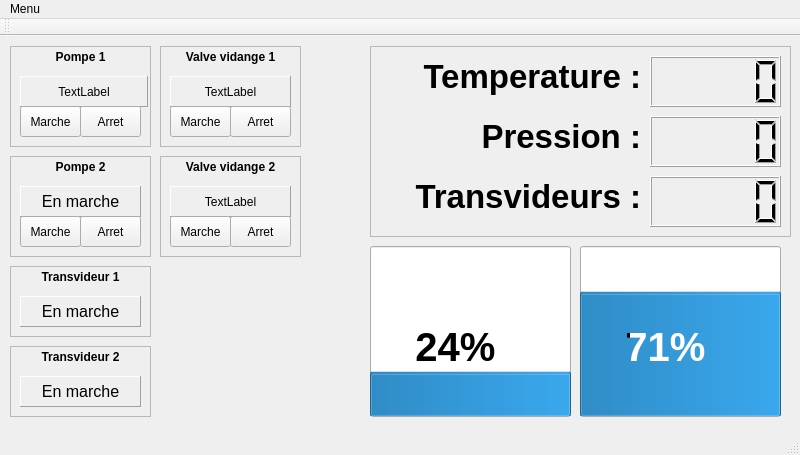
<?xml version="1.0" encoding="UTF-8"?>
<ui version="4.0">
 <class>InterfaceOperateur</class>
 <widget class="QMainWindow" name="InterfaceOperateur">
  <property name="geometry">
   <rect>
    <x>0</x>
    <y>0</y>
    <width>800</width>
    <height>455</height>
   </rect>
  </property>
  <property name="windowTitle">
   <string>InterfaceOperateur</string>
  </property>
  <widget class="QWidget" name="centralWidget">
   <widget class="QProgressBar" name="Bassin2">
    <property name="geometry">
     <rect>
      <x>580</x>
      <y>210</y>
      <width>201</width>
      <height>171</height>
     </rect>
    </property>
    <property name="font">
     <font>
      <pointsize>30</pointsize>
      <weight>75</weight>
      <bold>true</bold>
     </font>
    </property>
    <property name="value">
     <number>71</number>
    </property>
    <property name="orientation">
     <enum>Qt::Vertical</enum>
    </property>
    <property name="invertedAppearance">
     <bool>false</bool>
    </property>
   </widget>
   <widget class="QProgressBar" name="Bassin1">
    <property name="geometry">
     <rect>
      <x>370</x>
      <y>210</y>
      <width>201</width>
      <height>171</height>
     </rect>
    </property>
    <property name="font">
     <font>
      <pointsize>30</pointsize>
      <weight>75</weight>
      <bold>true</bold>
     </font>
    </property>
    <property name="value">
     <number>24</number>
    </property>
    <property name="orientation">
     <enum>Qt::Vertical</enum>
    </property>
   </widget>
   <widget class="QFrame" name="frame">
    <property name="geometry">
     <rect>
      <x>10</x>
      <y>10</y>
      <width>141</width>
      <height>101</height>
     </rect>
    </property>
    <property name="autoFillBackground">
     <bool>true</bool>
    </property>
    <property name="frameShape">
     <enum>QFrame::StyledPanel</enum>
    </property>
    <property name="frameShadow">
     <enum>QFrame::Raised</enum>
    </property>
    <widget class="QLabel" name="label">
     <property name="geometry">
      <rect>
       <x>10</x>
       <y>30</y>
       <width>128</width>
       <height>31</height>
      </rect>
     </property>
     <property name="font">
      <font>
       <weight>50</weight>
       <bold>false</bold>
      </font>
     </property>
     <property name="autoFillBackground">
      <bool>false</bool>
     </property>
     <property name="frameShape">
      <enum>QFrame::Panel</enum>
     </property>
     <property name="frameShadow">
      <enum>QFrame::Raised</enum>
     </property>
     <property name="lineWidth">
      <number>1</number>
     </property>
     <property name="text">
      <string>TextLabel</string>
     </property>
     <property name="alignment">
      <set>Qt::AlignCenter</set>
     </property>
    </widget>
    <widget class="QPushButton" name="pushButton_2">
     <property name="geometry">
      <rect>
       <x>70</x>
       <y>60</y>
       <width>61</width>
       <height>31</height>
      </rect>
     </property>
     <property name="text">
      <string>Arret</string>
     </property>
    </widget>
    <widget class="QPushButton" name="pushButton">
     <property name="geometry">
      <rect>
       <x>10</x>
       <y>60</y>
       <width>61</width>
       <height>31</height>
      </rect>
     </property>
     <property name="text">
      <string>Marche</string>
     </property>
    </widget>
    <widget class="QLabel" name="label_2">
     <property name="geometry">
      <rect>
       <x>10</x>
       <y>0</y>
       <width>121</width>
       <height>21</height>
      </rect>
     </property>
     <property name="font">
      <font>
       <weight>75</weight>
       <bold>true</bold>
      </font>
     </property>
     <property name="text">
      <string>Pompe 1</string>
     </property>
     <property name="alignment">
      <set>Qt::AlignCenter</set>
     </property>
    </widget>
   </widget>
   <widget class="QFrame" name="frame_3">
    <property name="geometry">
     <rect>
      <x>10</x>
      <y>120</y>
      <width>141</width>
      <height>101</height>
     </rect>
    </property>
    <property name="autoFillBackground">
     <bool>true</bool>
    </property>
    <property name="frameShape">
     <enum>QFrame::StyledPanel</enum>
    </property>
    <property name="frameShadow">
     <enum>QFrame::Raised</enum>
    </property>
    <widget class="QLabel" name="Pompe3Statut">
     <property name="geometry">
      <rect>
       <x>10</x>
       <y>30</y>
       <width>121</width>
       <height>31</height>
      </rect>
     </property>
     <property name="font">
      <font>
       <weight>50</weight>
       <bold>false</bold>
      </font>
     </property>
     <property name="autoFillBackground">
      <bool>true</bool>
     </property>
     <property name="frameShape">
      <enum>QFrame::Panel</enum>
     </property>
     <property name="frameShadow">
      <enum>QFrame::Raised</enum>
     </property>
     <property name="lineWidth">
      <number>1</number>
     </property>
     <property name="text">
      <string>&lt;!DOCTYPE HTML PUBLIC &quot;-//W3C//DTD HTML 4.0//EN&quot; &quot;http://www.w3.org/TR/REC-html40/strict.dtd&quot;&gt;
&lt;html&gt;&lt;head&gt;&lt;meta name=&quot;qrichtext&quot; content=&quot;1&quot; /&gt;&lt;style type=&quot;text/css&quot;&gt;
p, li { white-space: pre-wrap; }
&lt;/style&gt;&lt;/head&gt;&lt;body style=&quot; font-family:'Roboto'; font-size:12pt; font-weight:200; font-style:normal;&quot;&gt;
&lt;p align=&quot;center&quot; style=&quot; margin-top:0px; margin-bottom:0px; margin-left:0px; margin-right:0px; -qt-block-indent:0; text-indent:0px;&quot;&gt;En marche&lt;/p&gt;&lt;/body&gt;&lt;/html&gt;</string>
     </property>
     <property name="textFormat">
      <enum>Qt::RichText</enum>
     </property>
     <property name="alignment">
      <set>Qt::AlignCenter</set>
     </property>
    </widget>
    <widget class="QPushButton" name="pushButton_5">
     <property name="geometry">
      <rect>
       <x>70</x>
       <y>60</y>
       <width>61</width>
       <height>31</height>
      </rect>
     </property>
     <property name="text">
      <string>Arret</string>
     </property>
    </widget>
    <widget class="QPushButton" name="pushButton_6">
     <property name="geometry">
      <rect>
       <x>10</x>
       <y>60</y>
       <width>61</width>
       <height>31</height>
      </rect>
     </property>
     <property name="text">
      <string>Marche</string>
     </property>
    </widget>
    <widget class="QLabel" name="label_6">
     <property name="geometry">
      <rect>
       <x>10</x>
       <y>0</y>
       <width>121</width>
       <height>21</height>
      </rect>
     </property>
     <property name="font">
      <font>
       <weight>75</weight>
       <bold>true</bold>
      </font>
     </property>
     <property name="text">
      <string>Pompe 2</string>
     </property>
     <property name="alignment">
      <set>Qt::AlignCenter</set>
     </property>
    </widget>
   </widget>
   <widget class="QLabel" name="label_7">
    <property name="geometry">
     <rect>
      <x>0</x>
      <y>0</y>
      <width>801</width>
      <height>451</height>
     </rect>
    </property>
    <property name="text">
     <string/>
    </property>
    <property name="pixmap">
     <pixmap>../Cabane.jpg</pixmap>
    </property>
    <property name="scaledContents">
     <bool>true</bool>
    </property>
   </widget>
   <widget class="QFrame" name="frame_4">
    <property name="geometry">
     <rect>
      <x>370</x>
      <y>10</y>
      <width>421</width>
      <height>191</height>
     </rect>
    </property>
    <property name="autoFillBackground">
     <bool>true</bool>
    </property>
    <property name="frameShape">
     <enum>QFrame::StyledPanel</enum>
    </property>
    <property name="frameShadow">
     <enum>QFrame::Raised</enum>
    </property>
    <widget class="QLabel" name="label_5">
     <property name="geometry">
      <rect>
       <x>10</x>
       <y>10</y>
       <width>261</width>
       <height>41</height>
      </rect>
     </property>
     <property name="font">
      <font>
       <pointsize>25</pointsize>
       <weight>75</weight>
       <bold>true</bold>
      </font>
     </property>
     <property name="text">
      <string>Temperature :</string>
     </property>
     <property name="alignment">
      <set>Qt::AlignRight|Qt::AlignTrailing|Qt::AlignVCenter</set>
     </property>
    </widget>
    <widget class="QLabel" name="label_9">
     <property name="geometry">
      <rect>
       <x>10</x>
       <y>130</y>
       <width>261</width>
       <height>41</height>
      </rect>
     </property>
     <property name="font">
      <font>
       <pointsize>25</pointsize>
       <weight>75</weight>
       <bold>true</bold>
      </font>
     </property>
     <property name="text">
      <string>Transvideurs :</string>
     </property>
     <property name="alignment">
      <set>Qt::AlignRight|Qt::AlignTrailing|Qt::AlignVCenter</set>
     </property>
    </widget>
    <widget class="QLabel" name="label_8">
     <property name="geometry">
      <rect>
       <x>10</x>
       <y>70</y>
       <width>261</width>
       <height>41</height>
      </rect>
     </property>
     <property name="font">
      <font>
       <pointsize>25</pointsize>
       <weight>75</weight>
       <bold>true</bold>
      </font>
     </property>
     <property name="text">
      <string>Pression :</string>
     </property>
     <property name="alignment">
      <set>Qt::AlignRight|Qt::AlignTrailing|Qt::AlignVCenter</set>
     </property>
    </widget>
    <widget class="QLCDNumber" name="TemperatureDehors_2">
     <property name="geometry">
      <rect>
       <x>280</x>
       <y>130</y>
       <width>131</width>
       <height>51</height>
      </rect>
     </property>
     <property name="autoFillBackground">
      <bool>true</bool>
     </property>
    </widget>
    <widget class="QLCDNumber" name="PressionTubulure">
     <property name="geometry">
      <rect>
       <x>280</x>
       <y>70</y>
       <width>131</width>
       <height>51</height>
      </rect>
     </property>
     <property name="autoFillBackground">
      <bool>true</bool>
     </property>
    </widget>
    <widget class="QLCDNumber" name="NbTransvideurs">
     <property name="geometry">
      <rect>
       <x>280</x>
       <y>10</y>
       <width>131</width>
       <height>51</height>
      </rect>
     </property>
     <property name="autoFillBackground">
      <bool>true</bool>
     </property>
    </widget>
   </widget>
   <widget class="QFrame" name="frame_5">
    <property name="geometry">
     <rect>
      <x>10</x>
      <y>310</y>
      <width>141</width>
      <height>71</height>
     </rect>
    </property>
    <property name="autoFillBackground">
     <bool>true</bool>
    </property>
    <property name="frameShape">
     <enum>QFrame::StyledPanel</enum>
    </property>
    <property name="frameShadow">
     <enum>QFrame::Raised</enum>
    </property>
    <widget class="QLabel" name="Pompe3Statut_2">
     <property name="geometry">
      <rect>
       <x>10</x>
       <y>30</y>
       <width>121</width>
       <height>31</height>
      </rect>
     </property>
     <property name="font">
      <font>
       <weight>50</weight>
       <bold>false</bold>
      </font>
     </property>
     <property name="autoFillBackground">
      <bool>true</bool>
     </property>
     <property name="frameShape">
      <enum>QFrame::Panel</enum>
     </property>
     <property name="frameShadow">
      <enum>QFrame::Raised</enum>
     </property>
     <property name="lineWidth">
      <number>1</number>
     </property>
     <property name="text">
      <string>&lt;!DOCTYPE HTML PUBLIC &quot;-//W3C//DTD HTML 4.0//EN&quot; &quot;http://www.w3.org/TR/REC-html40/strict.dtd&quot;&gt;
&lt;html&gt;&lt;head&gt;&lt;meta name=&quot;qrichtext&quot; content=&quot;1&quot; /&gt;&lt;style type=&quot;text/css&quot;&gt;
p, li { white-space: pre-wrap; }
&lt;/style&gt;&lt;/head&gt;&lt;body style=&quot; font-family:'Roboto'; font-size:12pt; font-weight:200; font-style:normal;&quot;&gt;
&lt;p align=&quot;center&quot; style=&quot; margin-top:0px; margin-bottom:0px; margin-left:0px; margin-right:0px; -qt-block-indent:0; text-indent:0px;&quot;&gt;En marche&lt;/p&gt;&lt;/body&gt;&lt;/html&gt;</string>
     </property>
     <property name="textFormat">
      <enum>Qt::RichText</enum>
     </property>
     <property name="alignment">
      <set>Qt::AlignCenter</set>
     </property>
    </widget>
    <widget class="QLabel" name="label_10">
     <property name="geometry">
      <rect>
       <x>10</x>
       <y>0</y>
       <width>121</width>
       <height>21</height>
      </rect>
     </property>
     <property name="font">
      <font>
       <weight>75</weight>
       <bold>true</bold>
      </font>
     </property>
     <property name="text">
      <string>Transvideur 2</string>
     </property>
     <property name="alignment">
      <set>Qt::AlignCenter</set>
     </property>
    </widget>
   </widget>
   <widget class="QFrame" name="frame_6">
    <property name="geometry">
     <rect>
      <x>10</x>
      <y>230</y>
      <width>141</width>
      <height>71</height>
     </rect>
    </property>
    <property name="autoFillBackground">
     <bool>true</bool>
    </property>
    <property name="frameShape">
     <enum>QFrame::StyledPanel</enum>
    </property>
    <property name="frameShadow">
     <enum>QFrame::Raised</enum>
    </property>
    <widget class="QLabel" name="Pompe3Statut_4">
     <property name="geometry">
      <rect>
       <x>10</x>
       <y>30</y>
       <width>121</width>
       <height>31</height>
      </rect>
     </property>
     <property name="font">
      <font>
       <weight>50</weight>
       <bold>false</bold>
      </font>
     </property>
     <property name="autoFillBackground">
      <bool>true</bool>
     </property>
     <property name="frameShape">
      <enum>QFrame::Panel</enum>
     </property>
     <property name="frameShadow">
      <enum>QFrame::Raised</enum>
     </property>
     <property name="lineWidth">
      <number>1</number>
     </property>
     <property name="text">
      <string>&lt;!DOCTYPE HTML PUBLIC &quot;-//W3C//DTD HTML 4.0//EN&quot; &quot;http://www.w3.org/TR/REC-html40/strict.dtd&quot;&gt;
&lt;html&gt;&lt;head&gt;&lt;meta name=&quot;qrichtext&quot; content=&quot;1&quot; /&gt;&lt;style type=&quot;text/css&quot;&gt;
p, li { white-space: pre-wrap; }
&lt;/style&gt;&lt;/head&gt;&lt;body style=&quot; font-family:'Roboto'; font-size:12pt; font-weight:200; font-style:normal;&quot;&gt;
&lt;p align=&quot;center&quot; style=&quot; margin-top:0px; margin-bottom:0px; margin-left:0px; margin-right:0px; -qt-block-indent:0; text-indent:0px;&quot;&gt;En marche&lt;/p&gt;&lt;/body&gt;&lt;/html&gt;</string>
     </property>
     <property name="textFormat">
      <enum>Qt::RichText</enum>
     </property>
     <property name="alignment">
      <set>Qt::AlignCenter</set>
     </property>
    </widget>
    <widget class="QLabel" name="label_12">
     <property name="geometry">
      <rect>
       <x>10</x>
       <y>0</y>
       <width>121</width>
       <height>21</height>
      </rect>
     </property>
     <property name="font">
      <font>
       <weight>75</weight>
       <bold>true</bold>
      </font>
     </property>
     <property name="text">
      <string>Transvideur 1</string>
     </property>
     <property name="alignment">
      <set>Qt::AlignCenter</set>
     </property>
    </widget>
   </widget>
   <widget class="QFrame" name="frame_7">
    <property name="geometry">
     <rect>
      <x>160</x>
      <y>10</y>
      <width>141</width>
      <height>101</height>
     </rect>
    </property>
    <property name="autoFillBackground">
     <bool>true</bool>
    </property>
    <property name="frameShape">
     <enum>QFrame::StyledPanel</enum>
    </property>
    <property name="frameShadow">
     <enum>QFrame::Raised</enum>
    </property>
    <widget class="QLabel" name="label_15">
     <property name="geometry">
      <rect>
       <x>10</x>
       <y>30</y>
       <width>121</width>
       <height>31</height>
      </rect>
     </property>
     <property name="font">
      <font>
       <weight>50</weight>
       <bold>false</bold>
      </font>
     </property>
     <property name="autoFillBackground">
      <bool>false</bool>
     </property>
     <property name="frameShape">
      <enum>QFrame::Panel</enum>
     </property>
     <property name="frameShadow">
      <enum>QFrame::Raised</enum>
     </property>
     <property name="lineWidth">
      <number>1</number>
     </property>
     <property name="text">
      <string>TextLabel</string>
     </property>
     <property name="alignment">
      <set>Qt::AlignCenter</set>
     </property>
    </widget>
    <widget class="QPushButton" name="pushButton_7">
     <property name="geometry">
      <rect>
       <x>70</x>
       <y>60</y>
       <width>61</width>
       <height>31</height>
      </rect>
     </property>
     <property name="text">
      <string>Arret</string>
     </property>
    </widget>
    <widget class="QPushButton" name="pushButton_8">
     <property name="geometry">
      <rect>
       <x>10</x>
       <y>60</y>
       <width>61</width>
       <height>31</height>
      </rect>
     </property>
     <property name="text">
      <string>Marche</string>
     </property>
    </widget>
    <widget class="QLabel" name="label_16">
     <property name="geometry">
      <rect>
       <x>10</x>
       <y>0</y>
       <width>121</width>
       <height>21</height>
      </rect>
     </property>
     <property name="font">
      <font>
       <weight>75</weight>
       <bold>true</bold>
      </font>
     </property>
     <property name="text">
      <string>Valve vidange 1</string>
     </property>
     <property name="alignment">
      <set>Qt::AlignCenter</set>
     </property>
    </widget>
   </widget>
   <widget class="QFrame" name="frame_8">
    <property name="geometry">
     <rect>
      <x>160</x>
      <y>120</y>
      <width>141</width>
      <height>101</height>
     </rect>
    </property>
    <property name="autoFillBackground">
     <bool>true</bool>
    </property>
    <property name="frameShape">
     <enum>QFrame::StyledPanel</enum>
    </property>
    <property name="frameShadow">
     <enum>QFrame::Raised</enum>
    </property>
    <widget class="QLabel" name="label_17">
     <property name="geometry">
      <rect>
       <x>10</x>
       <y>30</y>
       <width>121</width>
       <height>31</height>
      </rect>
     </property>
     <property name="font">
      <font>
       <weight>50</weight>
       <bold>false</bold>
      </font>
     </property>
     <property name="autoFillBackground">
      <bool>false</bool>
     </property>
     <property name="frameShape">
      <enum>QFrame::Panel</enum>
     </property>
     <property name="frameShadow">
      <enum>QFrame::Raised</enum>
     </property>
     <property name="lineWidth">
      <number>1</number>
     </property>
     <property name="text">
      <string>TextLabel</string>
     </property>
     <property name="alignment">
      <set>Qt::AlignCenter</set>
     </property>
    </widget>
    <widget class="QPushButton" name="pushButton_9">
     <property name="geometry">
      <rect>
       <x>70</x>
       <y>60</y>
       <width>61</width>
       <height>31</height>
      </rect>
     </property>
     <property name="text">
      <string>Arret</string>
     </property>
    </widget>
    <widget class="QPushButton" name="pushButton_10">
     <property name="geometry">
      <rect>
       <x>10</x>
       <y>60</y>
       <width>61</width>
       <height>31</height>
      </rect>
     </property>
     <property name="text">
      <string>Marche</string>
     </property>
    </widget>
    <widget class="QLabel" name="label_18">
     <property name="geometry">
      <rect>
       <x>10</x>
       <y>0</y>
       <width>121</width>
       <height>21</height>
      </rect>
     </property>
     <property name="font">
      <font>
       <weight>75</weight>
       <bold>true</bold>
      </font>
     </property>
     <property name="text">
      <string>Valve vidange 2</string>
     </property>
     <property name="alignment">
      <set>Qt::AlignCenter</set>
     </property>
    </widget>
   </widget>
   <zorder>label_7</zorder>
   <zorder>Bassin2</zorder>
   <zorder>Bassin1</zorder>
   <zorder>frame</zorder>
   <zorder>frame_3</zorder>
   <zorder>frame_4</zorder>
   <zorder>frame_5</zorder>
   <zorder>frame_6</zorder>
   <zorder>frame_7</zorder>
   <zorder>frame_8</zorder>
  </widget>
  <widget class="QMenuBar" name="menuBar">
   <property name="geometry">
    <rect>
     <x>0</x>
     <y>0</y>
     <width>800</width>
     <height>24</height>
    </rect>
   </property>
   <widget class="QMenu" name="menuMenu">
    <property name="title">
     <string>Menu</string>
    </property>
   </widget>
   <addaction name="menuMenu"/>
  </widget>
  <widget class="QToolBar" name="mainToolBar">
   <attribute name="toolBarArea">
    <enum>TopToolBarArea</enum>
   </attribute>
   <attribute name="toolBarBreak">
    <bool>false</bool>
   </attribute>
  </widget>
  <widget class="QStatusBar" name="statusBar"/>
 </widget>
 <layoutdefault spacing="6" margin="11"/>
 <resources/>
 <connections/>
</ui>
